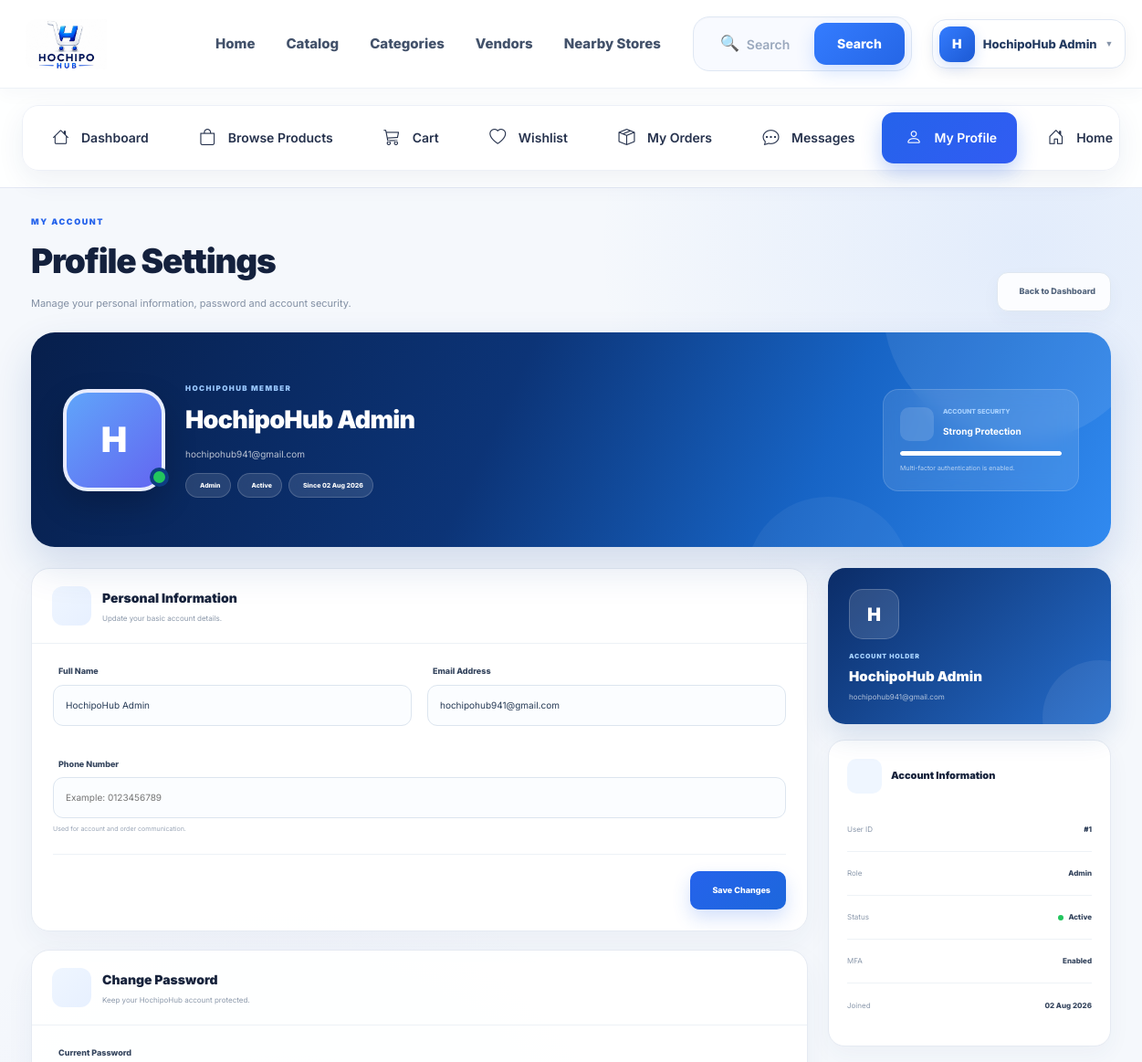
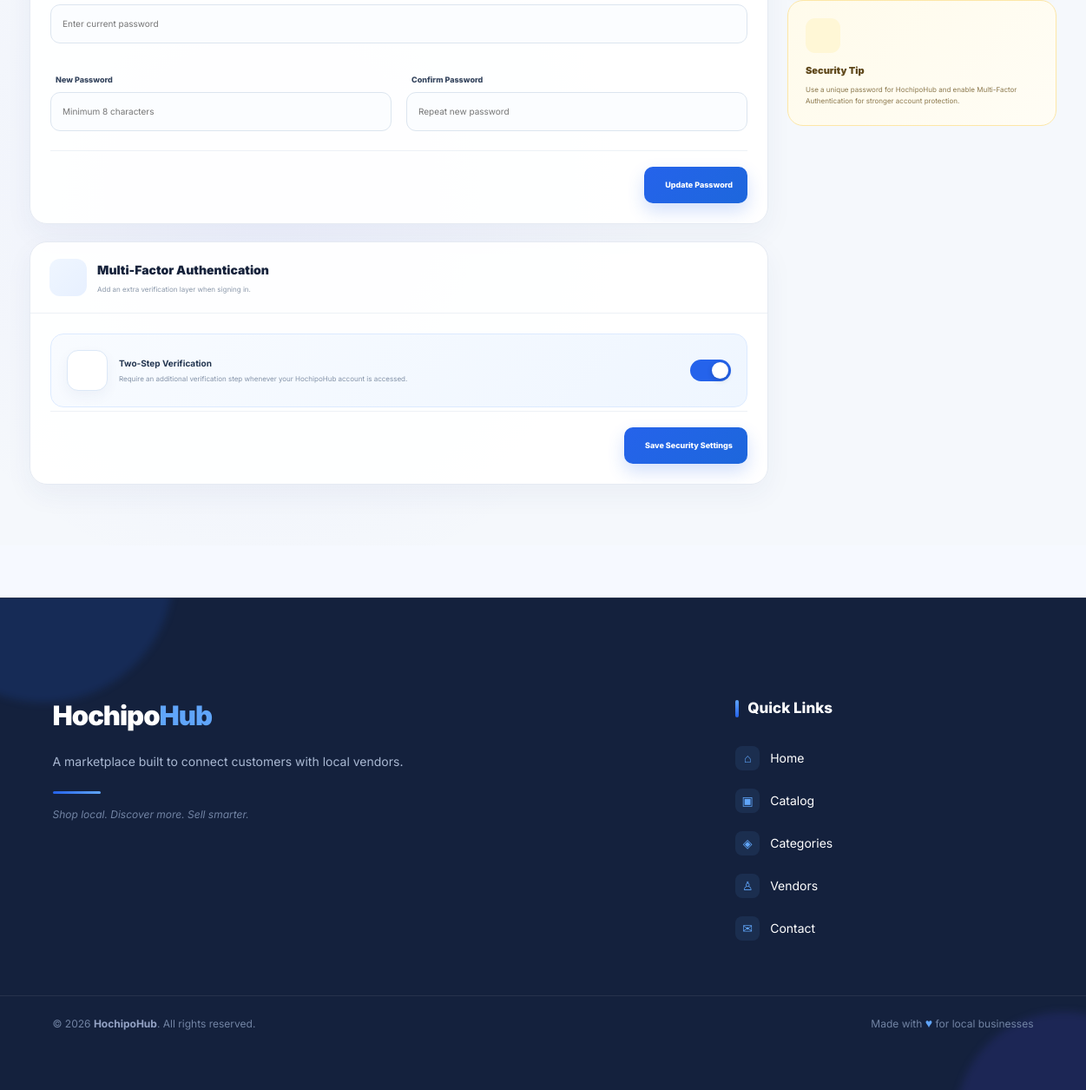
The app's page /profile.php (signed in) with its own data (2 pictures, top to bottom).
### tables this page shows
CREATE TABLE `users` (
    `user_id` INT NOT NULL AUTO_INCREMENT,
    `name` VARCHAR(100) NOT NULL,
    `email` VARCHAR(100) NOT NULL,
    `phone` VARCHAR(20) DEFAULT NULL,
    `password` VARCHAR(255) NOT NULL,
    `profile_image` VARCHAR(255) DEFAULT NULL,

    `role` ENUM(
        'customer',
        'vendor',
        'admin'
    )
    NOT NULL DEFAULT 'customer',

    `status` ENUM(
        'active',
        'inactive',
        'pending',
        'suspended'
    )
    NOT NULL DEFAULT 'active',

    `mfa_enabled` TINYINT(1) NOT NULL DEFAULT '1',
    `mfa_code` VARCHAR(10) DEFAULT NULL,
    `mfa_expiry` DATETIME DEFAULT NULL,

    `reset_code` VARCHAR(10) DEFAULT NULL,
    `reset_expiry` DATETIME DEFAULT NULL,

    `created_at` DATETIME NOT NULL DEFAULT CURRENT_TIMESTAMP,

    `updated_at` DATETIME NOT NULL
        DEFAULT CURRENT_TIMESTAMP
        ON UPDATE CURRENT_TIMESTAMP,

    PRIMARY KEY (`user_id`),

    UNIQUE KEY `email` (`email`),
    UNIQUE KEY `phone` (`phone`)
);

### profile.php (the view, shortened to what the rows shown need)
<?php
$db = getDB();
$user_id = (int) $_SESSION['user_id'];
$stmt = $db->prepare("
    SELECT
        user_id,
        name,
        email,
        phone,
        password,
        profile_image,
        role,
        status,
        mfa_enabled,
        created_at
    FROM users
    WHERE user_id = ?
    LIMIT 1
");
$stmt->execute([$user_id]);
$user = $stmt->fetch(PDO::FETCH_ASSOC);
$role = ucfirst($user['role']);
$status = ucfirst($user['status']);
$joinedDate = !empty($user['created_at'])
    ? date(
        'd M Y',
        strtotime($user['created_at'])
    )
    : '-';
require_once __DIR__ . '/includes/header.php';
?>
<main class="dashboard-page profile-premium-page">
    <div class="profile-premium-container">
        <section class="profile-page-heading">
            <div>
                <h1>
                    Profile Settings
                </h1>
            </div>
        </section>
        <section class="profile-hero">
            <div class="profile-hero-left">
                <div class="profile-hero-info">
                    <span class="profile-hero-label">
                        HOCHIPOHUB MEMBER
                    </span>
                    <h2>
                        <?= e($user['name']) ?>
                    </h2>
                    <p class="profile-hero-email">
                        <?= e($user['email']) ?>
                    </p>
                    <div class="profile-badges">
                        <span class="profile-badge">
                            <?= e($role) ?>
                        </span>
                        <span class="profile-badge">
                            <?= e($status) ?>
                        </span>
                        <span class="profile-badge">
                            Since <?= e($joinedDate) ?>
                        </span>
                    </div>
                </div>
            </div>
        </section>
        <div class="profile-main-grid">
            <div class="profile-content-column">
                <section class="profile-card">
                    <div class="profile-card-body">
                        <form method="POST">
                            <div class="profile-form-grid">
                                <div class="profile-form-group">
                                    <label for="name">
                                        Full Name
                                    </label>
                                    <input
                                        type="text"
                                        id="name"
                                        name="name"
                                        value="<?= e($user['name']) ?>"
                                        placeholder="Enter your full name"
                                        required
                                    >
                                </div>
                                <div class="profile-form-group">
                                    <label for="email">
                                        Email Address
                                    </label>
                                    <input
                                        type="email"
                                        id="email"
                                        name="email"
                                        value="<?= e($user['email']) ?>"
                                        placeholder="example@email.com"
                                        required
                                    >
                                </div>
                            </div>
                        </form>
                    </div>
                </section>
            </div>
            <aside class="profile-side-column">
                <section class="profile-summary-card">
                    <div class="profile-summary-avatar">
                    </div>
                    <small>
                        ACCOUNT HOLDER
                    </small>
                    <h3>
                        <?= e($user['name']) ?>
                    </h3>
                    <p>
                        <?= e($user['email']) ?>
                    </p>
                </section>
                <section class="profile-info-card">
                    <div class="profile-info-list">
                        <div class="profile-info-row">
                            <span>
                                User ID
                            </span>
                            <strong>
                                #<?= (int) $user['user_id'] ?>
                            </strong>
                        </div>
                        <div class="profile-info-row">
                            <span>
                                Role
                            </span>
                            <strong>
                                <?= e($role) ?>
                            </strong>
                        </div>
                        <div class="profile-info-row">
                            <span>
                                Status
                            </span>
                            <strong class="profile-status-dot">
                                <?= e($status) ?>
                            </strong>
                        </div>
                        <div class="profile-info-row">
                            <span>
                                Joined
                            </span>
                            <strong>
                                <?= e($joinedDate) ?>
                            </strong>
                        </div>
                    </div>
                </section>
            </aside>
        </div>
    </div>
</main>

### records on screen
users: name "HochipoHub Admin", email "hochipohub941@gmail.com", role "Admin", status "Active", created_at "02 Aug 2026", user_id "1"
